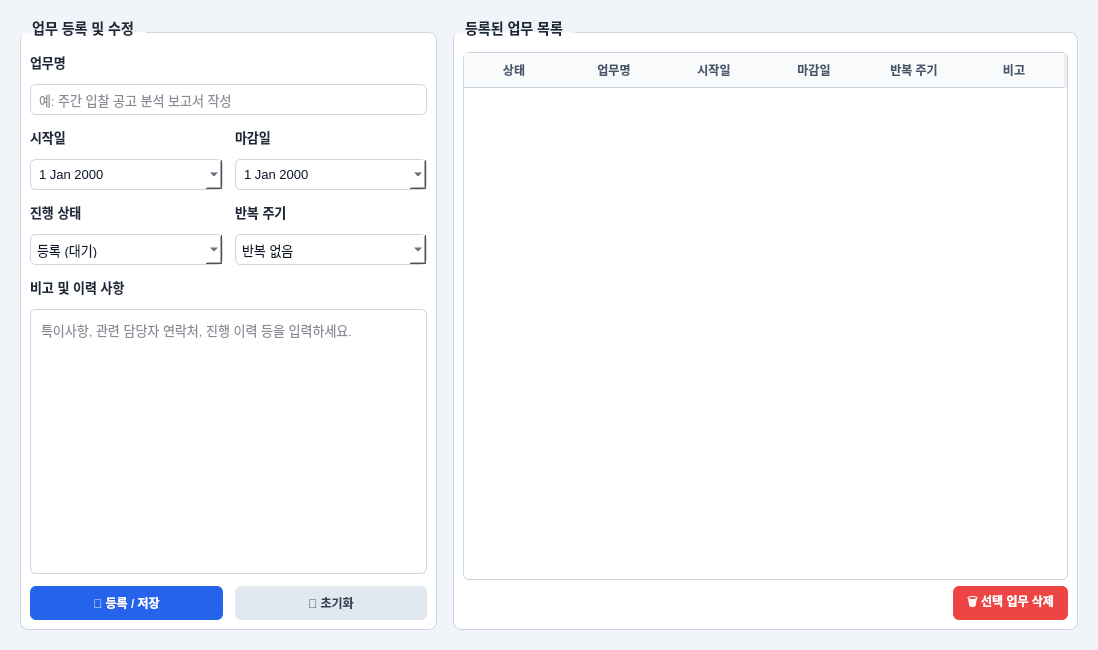
<?xml version="1.0" encoding="UTF-8"?>
<ui version="4.0">
 <class>WorkManagerDialog</class>
 <widget class="QDialog" name="WorkManagerDialog">
  <property name="geometry">
   <rect>
    <x>0</x>
    <y>0</y>
    <width>1098</width>
    <height>650</height>
   </rect>
  </property>
  <property name="minimumSize">
   <size>
    <width>850</width>
    <height>550</height>
   </size>
  </property>
  <property name="windowTitle">
   <string>퇴근요정 - 업무 관리 및 이력</string>
  </property>
  <property name="styleSheet">
   <string notr="true">
    QDialog {
     background-color: #f1f5f9;
    }
    QLabel {
     color: #1e293b;
     font-size: 13px;
     font-weight: 600;
    }
    QLineEdit, QComboBox, QDateEdit, QTextEdit {
     background-color: #ffffff;
     border: 1px solid #cbd5e1;
     border-radius: 6px;
     padding: 6px;
     font-size: 13px;
     color: #0f172a;
    }
    QLineEdit:focus, QComboBox:focus, QDateEdit:focus, QTextEdit:focus {
     border: 1px solid #2563eb;
    }
    QGroupBox {
     font-weight: bold;
     font-size: 14px;
     color: #1e293b;
     border: 1px solid #cbd5e1;
     border-radius: 8px;
     margin-top: 12px;
     background-color: #ffffff;
     padding-top: 10px;
    }
    QGroupBox::title {
     subcontrol-origin: margin;
     subcontrol-position: top left;
     padding: 0 6px;
    }
    QTableWidget {
     background-color: #ffffff;
     border: 1px solid #cbd5e1;
     border-radius: 6px;
     gridline-color: #e2e8f0;
     font-size: 13px;
    }
    QHeaderView::section {
     background-color: #f8fafc;
     color: #475569;
     padding: 6px;
     border: none;
     border-bottom: 1px solid #cbd5e1;
     font-weight: bold;
    }
   </string>
  </property>
  <layout class="QHBoxLayout" name="mainLayout" stretch="4,6">
   <property name="spacing">
    <number>16</number>
   </property>
   <property name="leftMargin">
    <number>20</number>
   </property>
   <property name="topMargin">
    <number>20</number>
   </property>
   <property name="rightMargin">
    <number>20</number>
   </property>
   <property name="bottomMargin">
    <number>20</number>
   </property>
   <item>
    <widget class="QGroupBox" name="gb_input">
     <property name="title">
      <string> 업무 등록 및 수정 </string>
     </property>
     <layout class="QVBoxLayout" name="vbox_input">
      <property name="spacing">
       <number>12</number>
      </property>
      <item>
       <layout class="QVBoxLayout" name="vbox_title">
        <item>
         <widget class="QLabel" name="lbl_title">
          <property name="text">
           <string>업무명</string>
          </property>
         </widget>
        </item>
        <item>
         <widget class="QLineEdit" name="txt_work_title">
          <property name="placeholderText">
           <string>예: 주간 입찰 공고 분석 보고서 작성</string>
          </property>
         </widget>
        </item>
       </layout>
      </item>
      <item>
       <layout class="QHBoxLayout" name="hbox_dates">
        <item>
         <layout class="QVBoxLayout" name="vbox_start_date">
          <item>
           <widget class="QLabel" name="lbl_start_date">
            <property name="text">
             <string>시작일</string>
            </property>
           </widget>
          </item>
          <item>
           <widget class="QDateEdit" name="date_start">
            <property name="calendarPopup">
             <bool>true</bool>
            </property>
           </widget>
          </item>
         </layout>
        </item>
        <item>
         <layout class="QVBoxLayout" name="vbox_end_date">
          <item>
           <widget class="QLabel" name="lbl_date">
            <property name="text">
             <string>마감일</string>
            </property>
           </widget>
          </item>
          <item>
           <widget class="QDateEdit" name="date_deadline">
            <property name="calendarPopup">
             <bool>true</bool>
            </property>
           </widget>
          </item>
         </layout>
        </item>
       </layout>
      </item>
      <item>
       <layout class="QHBoxLayout" name="hbox_status_repeat">
        <item>
         <layout class="QVBoxLayout" name="vbox_status">
          <item>
           <widget class="QLabel" name="lbl_status">
            <property name="text">
             <string>진행 상태</string>
            </property>
           </widget>
          </item>
          <item>
           <widget class="QComboBox" name="cmb_status">
            <item>
             <property name="text">
              <string>등록 (대기)</string>
             </property>
            </item>
            <item>
             <property name="text">
              <string>진행중</string>
             </property>
            </item>
            <item>
             <property name="text">
              <string>완료</string>
             </property>
            </item>
           </widget>
          </item>
         </layout>
        </item>
        <item>
         <layout class="QVBoxLayout" name="vbox_repeat">
          <item>
           <widget class="QLabel" name="lbl_repeat">
            <property name="text">
             <string>반복 주기</string>
            </property>
           </widget>
          </item>
          <item>
           <widget class="QComboBox" name="cmb_repeat">
            <item>
             <property name="text">
              <string>반복 없음</string>
             </property>
            </item>
            <item>
             <property name="text">
              <string>매일 반복</string>
             </property>
            </item>
            <item>
             <property name="text">
              <string>매주 반복</string>
             </property>
            </item>
            <item>
             <property name="text">
              <string>매월 반복</string>
             </property>
            </item>
           </widget>
          </item>
         </layout>
        </item>
       </layout>
      </item>
      <item>
       <layout class="QVBoxLayout" name="vbox_memo">
        <item>
         <widget class="QLabel" name="lbl_memo">
          <property name="text">
           <string>비고 및 이력 사항</string>
          </property>
         </widget>
        </item>
        <item>
         <widget class="QTextEdit" name="txt_memo">
          <property name="placeholderText">
           <string>특이사항, 관련 담당자 연락처, 진행 이력 등을 입력하세요.</string>
          </property>
         </widget>
        </item>
       </layout>
      </item>
      <item>
       <layout class="QHBoxLayout" name="hbox_buttons">
        <item>
         <widget class="QPushButton" name="btn_save">
          <property name="styleSheet">
           <string notr="true">background-color: #2563eb; color: white; font-weight: bold; padding: 8px; border-radius: 6px;</string>
          </property>
          <property name="text">
           <string>💾 등록 / 저장</string>
          </property>
         </widget>
        </item>
        <item>
         <widget class="QPushButton" name="btn_clear">
          <property name="styleSheet">
           <string notr="true">background-color: #e2e8f0; color: #334155; font-weight: bold; padding: 8px; border-radius: 6px;</string>
          </property>
          <property name="text">
           <string>🔄 초기화</string>
          </property>
         </widget>
        </item>
       </layout>
      </item>
     </layout>
    </widget>
   </item>
   <item>
    <layout class="QVBoxLayout" name="vbox_right">
     <item>
      <widget class="QGroupBox" name="gb_list">
       <property name="title">
        <string> 등록된 업무 목록 </string>
       </property>
       <layout class="QVBoxLayout" name="vbox_table">
        <item>
         <widget class="QTableWidget" name="table_works">
          <property name="editTriggers">
           <set>QAbstractItemView::NoEditTriggers</set>
          </property>
          <property name="selectionBehavior">
           <enum>QAbstractItemView::SelectRows</enum>
          </property>
          <column>
           <property name="text">
            <string>상태</string>
           </property>
          </column>
          <column>
           <property name="text">
            <string>업무명</string>
           </property>
          </column>
          <column>
           <property name="text">
            <string>시작일</string>
           </property>
          </column>
          <column>
           <property name="text">
            <string>마감일</string>
           </property>
          </column>
          <column>
           <property name="text">
            <string>반복 주기</string>
           </property>
          </column>
          <column>
           <property name="text">
            <string>비고</string>
           </property>
          </column>
         </widget>
        </item>
        <item>
         <layout class="QHBoxLayout" name="hbox_list_btns">
          <item>
           <spacer name="spacer_list">
            <property name="orientation">
             <enum>Qt::Horizontal</enum>
            </property>
            <property name="sizeHint" stdset="0">
             <size>
              <width>0</width>
              <height>0</height>
             </size>
            </property>
           </spacer>
          </item>
          <item>
           <widget class="QPushButton" name="btn_delete">
            <property name="styleSheet">
             <string notr="true">background-color: #ef4444; color: white; font-weight: bold; padding: 6px 14px; border-radius: 6px;</string>
            </property>
            <property name="text">
             <string>🗑️ 선택 업무 삭제</string>
            </property>
           </widget>
          </item>
         </layout>
        </item>
       </layout>
      </widget>
     </item>
    </layout>
   </item>
  </layout>
 </widget>
 <resources/>
 <connections/>
</ui>
